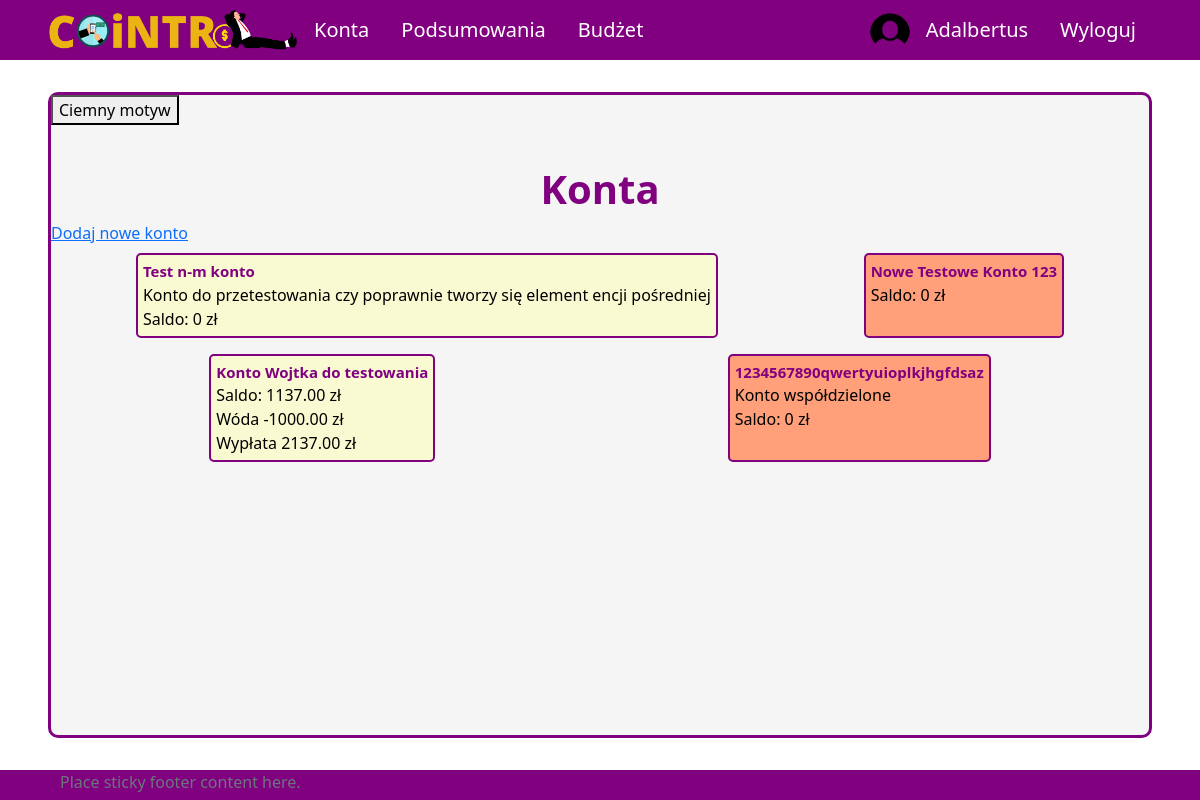
The app's page /all-accounts (signed in), older data.
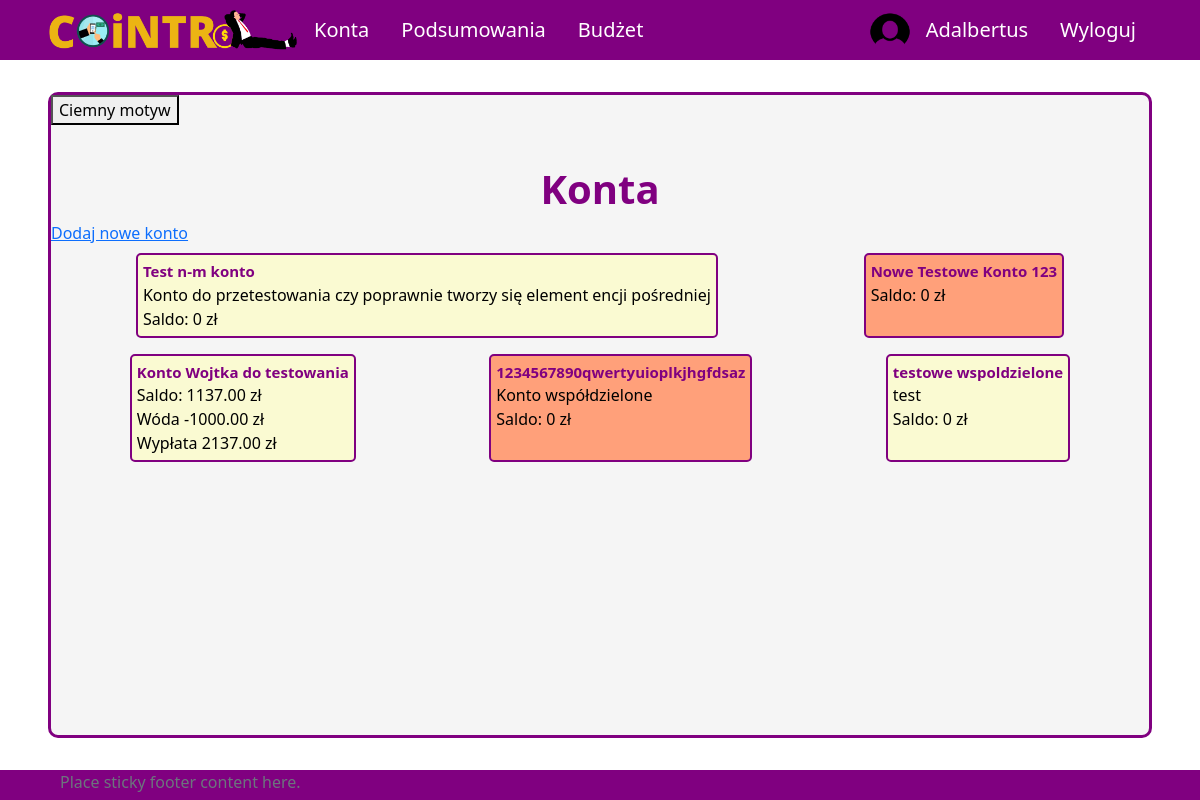
The same page, newer data.
### aplication/models.py (models this page shows, shortened)
class Account(models.Model):
    owner = models.ForeignKey(Profile, null=True, blank=True, on_delete=models.CASCADE)
    name = models.CharField(max_length=30)
    currency = models.ForeignKey(Currency, on_delete=models.SET_NULL, null=True)
    is_shared = models.BooleanField(default=False)
    description = models.CharField(max_length=100, null=True, blank=True)
    id = models.UUIDField(default=uuid.uuid4, unique=True, primary_key=True, editable=False)
    def __str__(self):
        return self.name
    def calculate_balance(self):
        balance = 0
        transactions = Transaction.objects.filter(id_account=self)
        for transaction in transactions:
            balance += transaction.converted_amount
        return balance
    def transactions(self):
        return Transaction.objects.filter(id_account=self).order_by('-transaction_date')
    def print_description(self):
        if self.description!=None:
            return self.description
        else:
            return ""

class Transaction(models.Model):
    id_account = models.ForeignKey(Account, on_delete=models.CASCADE)
    id_user = models.ForeignKey(Profile, on_delete=models.SET_NULL, null=True) #konto z którego dokonano transakcji zostało usunięte ale transakcja ma pozostać
    id_category = models.ForeignKey(Category, on_delete=models.CASCADE, null=True, blank=True)
    id_subcategory = models.ForeignKey(Subcategory, on_delete=models.SET_NULL, null=True, blank=True)
    name = models.CharField(max_length=50)
    currency = models.ForeignKey(Currency, on_delete=models.SET_NULL, null=True)
    is_periodic = models.BooleanField(default=False)
    amount = models.DecimalField(max_digits=10, decimal_places=2)
    converted_amount = models.DecimalField(max_digits=10, decimal_places=2)
    transaction_date = models.DateField()
    description = models.CharField(max_length=255, blank=True, null=True)
    id = models.UUIDField(default=uuid.uuid4, unique=True, primary_key=True, editable=False)

### aplication/views.py (the view)
# urls.py: path('all-accounts', allAccounts, name='all-accounts'),
@login_required(login_url='login')
def allAccounts(request):
    user_accounts = User_Account.objects.filter(id_user = request.user.profile.id)
    accounts = []
    for ua in user_accounts:
        accounts.append(Account.objects.get(id=ua.id_account.id))
    context = {'accounts': accounts}
    return render(request, 'application/account/all-accounts.html', context)

### templates/application/account/all-accounts.html (shortened to what this page needs)
{% extends 'application/base.html' %}
{% block content %}
    <div class="title">
        <h1>Konta</h1>
    </div>
    <a href={% url 'create-account' %}>Dodaj nowe konto</a>
    <div class="content tiles" id="all-accounts">
        {% for acc in accounts %}
            <div class="account">
                <a class="account-link" href={% url 'account' pk=acc.id %}>
                <span class="name">{{ acc }}</span>
                <span class="account-description">{{ acc.print_description }}</span>
                <span class="balance">Saldo: {{ acc.calculate_balance }} zł</span>
                {% for tr in acc.transactions %}
                    <div class="transaction">
                        <span class="name">{{ tr.name }}</span>
                        <span class="amount">{{ tr.amount }} zł</span>
                    </div>
                {% endfor %}
                </a>
            </div>
        {% endfor %}
    </div>
{% endblock %}

Row changes from the older to the newer data that the page shows:
added Account: name "testowe wspoldzielone", print_description "test", calculate_balance "0"
